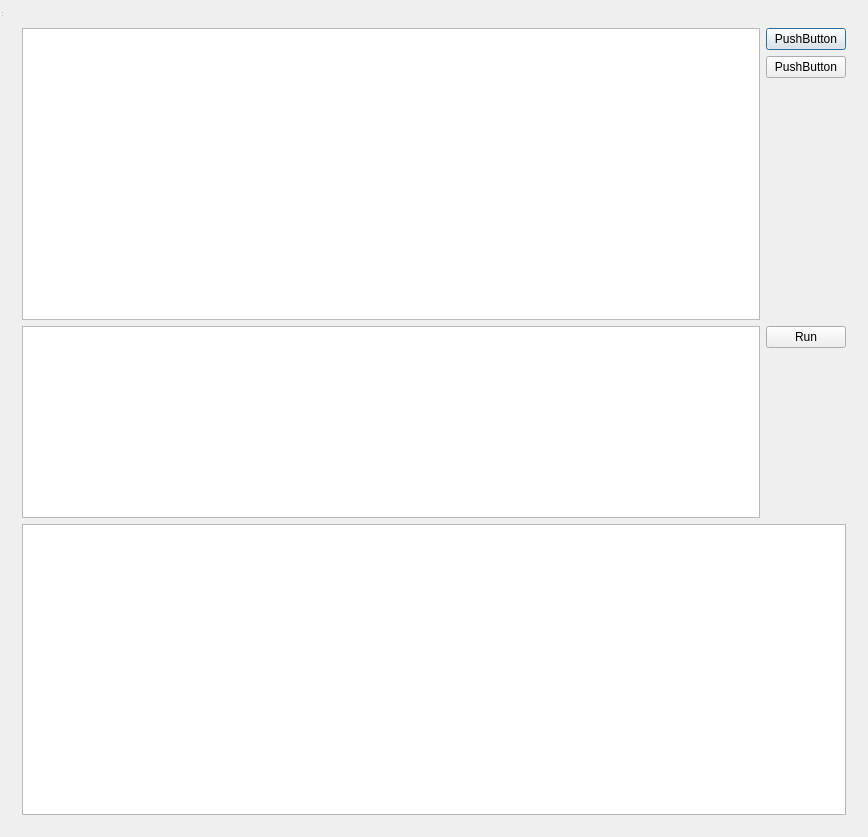
<?xml version="1.0" encoding="UTF-8"?>
<ui version="4.0">
 <class>MainWindow</class>
 <widget class="QDialog" name="MainWindow">
  <property name="geometry">
   <rect>
    <x>0</x>
    <y>0</y>
    <width>868</width>
    <height>837</height>
   </rect>
  </property>
  <property name="sizePolicy">
   <sizepolicy hsizetype="Expanding" vsizetype="Expanding">
    <horstretch>0</horstretch>
    <verstretch>0</verstretch>
   </sizepolicy>
  </property>
  <property name="windowTitle">
   <string>MainWindow</string>
  </property>
  <layout class="QGridLayout" name="gridLayout_2">
   <item row="0" column="0">
    <widget class="QMenuBar" name="menuBar"/>
   </item>
   <item row="1" column="0">
    <widget class="QWidget" name="centralWidget" native="true">
     <property name="sizePolicy">
      <sizepolicy hsizetype="Expanding" vsizetype="Expanding">
       <horstretch>0</horstretch>
       <verstretch>0</verstretch>
      </sizepolicy>
     </property>
     <layout class="QGridLayout" name="gridLayout">
      <item row="0" column="0">
       <widget class="QTableView" name="paramsTable"/>
      </item>
      <item row="2" column="0" rowspan="3">
       <widget class="QTreeView" name="TestTree"/>
      </item>
      <item row="5" column="0" colspan="2">
       <widget class="QTextEdit" name="OutputEdit">
        <property name="sizePolicy">
         <sizepolicy hsizetype="Expanding" vsizetype="Expanding">
          <horstretch>0</horstretch>
          <verstretch>0</verstretch>
         </sizepolicy>
        </property>
       </widget>
      </item>
      <item row="0" column="1">
       <layout class="QVBoxLayout" name="verticalLayout_2">
        <item>
         <widget class="QPushButton" name="pushButton">
          <property name="sizePolicy">
           <sizepolicy hsizetype="Fixed" vsizetype="Fixed">
            <horstretch>0</horstretch>
            <verstretch>0</verstretch>
           </sizepolicy>
          </property>
          <property name="text">
           <string>PushButton</string>
          </property>
         </widget>
        </item>
        <item>
         <widget class="QPushButton" name="pushButton_2">
          <property name="sizePolicy">
           <sizepolicy hsizetype="Fixed" vsizetype="Fixed">
            <horstretch>0</horstretch>
            <verstretch>0</verstretch>
           </sizepolicy>
          </property>
          <property name="text">
           <string>PushButton</string>
          </property>
         </widget>
        </item>
        <item>
         <spacer name="verticalSpacer">
          <property name="orientation">
           <enum>Qt::Vertical</enum>
          </property>
          <property name="sizeHint" stdset="0">
           <size>
            <width>20</width>
            <height>40</height>
           </size>
          </property>
         </spacer>
        </item>
       </layout>
      </item>
      <item row="2" column="1" rowspan="3">
       <layout class="QVBoxLayout" name="verticalLayout_4">
        <item>
         <widget class="QPushButton" name="RunButton">
          <property name="sizePolicy">
           <sizepolicy hsizetype="Fixed" vsizetype="Fixed">
            <horstretch>0</horstretch>
            <verstretch>0</verstretch>
           </sizepolicy>
          </property>
          <property name="text">
           <string>Run</string>
          </property>
         </widget>
        </item>
        <item>
         <spacer name="verticalSpacer_2">
          <property name="orientation">
           <enum>Qt::Vertical</enum>
          </property>
          <property name="sizeHint" stdset="0">
           <size>
            <width>20</width>
            <height>40</height>
           </size>
          </property>
         </spacer>
        </item>
       </layout>
      </item>
     </layout>
    </widget>
   </item>
  </layout>
  <widget class="QToolBar" name="mainToolBar">
   <property name="geometry">
    <rect>
     <x>0</x>
     <y>0</y>
     <width>4</width>
     <height>12</height>
    </rect>
   </property>
  </widget>
  <widget class="QStatusBar" name="statusBar">
   <property name="geometry">
    <rect>
     <x>0</x>
     <y>0</y>
     <width>3</width>
     <height>18</height>
    </rect>
   </property>
  </widget>
 </widget>
 <layoutdefault spacing="6" margin="11"/>
 <resources/>
 <connections>
  <connection>
   <sender>RunButton</sender>
   <signal>clicked()</signal>
   <receiver>MainWindow</receiver>
   <slot>runTests()</slot>
   <hints>
    <hint type="sourcelabel">
     <x>811</x>
     <y>348</y>
    </hint>
    <hint type="destinationlabel">
     <x>433</x>
     <y>418</y>
    </hint>
   </hints>
  </connection>
 </connections>
</ui>
